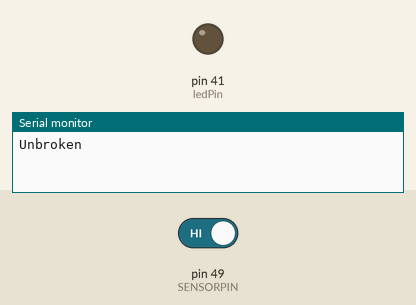
Recording of a sketch running on a simulated Arduino Mega 2560, built with avr-gcc and run on an emulated ATmega2560. Shown: output pins drawn as LEDs (lit = HIGH), the last lines printed to the serial monitor. The test bench sets the inputs (shaded band); at power-on: pin 49 (SENSORPIN) HIGH.

Above: at 1.2 s.
1.3 s: pin 49 (SENSORPIN) driven LOW
At 2.4 s:
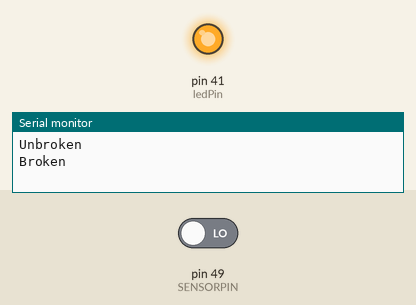
2.8 s: pin 49 (SENSORPIN) driven HIGH
At 3.6 s:
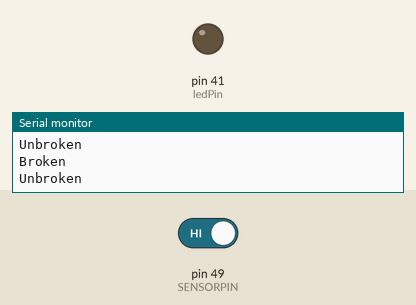
Timing chart, 0 to 5.8 s (numbered marks = the images above; inputs shaded):
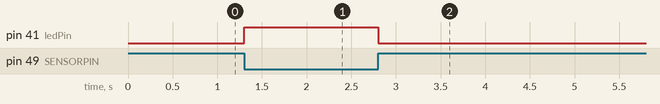

The sketch:

LED_IR_Test.ino
```cpp
#define ledPin 41
#define SENSORPIN 49

int sensorState = 0, lastState = 0;

void setup() {

  pinMode(ledPin, OUTPUT);

  pinMode(SENSORPIN, INPUT);
  digitalWrite(SENSORPIN, HIGH);

  Serial.begin(9600);

}

void loop() {

  sensorState = digitalRead(SENSORPIN);

  if (sensorState == LOW) {
    digitalWrite(ledPin, HIGH);
  }
  else {
    digitalWrite(ledPin, LOW);
  }

  if (sensorState && !lastState) {
    Serial.println("Unbroken");
  }
  if (!sensorState && lastState) {
    Serial.println("Broken");
  }

  lastState = sensorState;

}
```

Measured:
- after the input at 1.3 s, pin 41 (ledPin): LOW → HIGH at once
- after the input at 2.8 s, pin 41 (ledPin): HIGH → LOW at once
